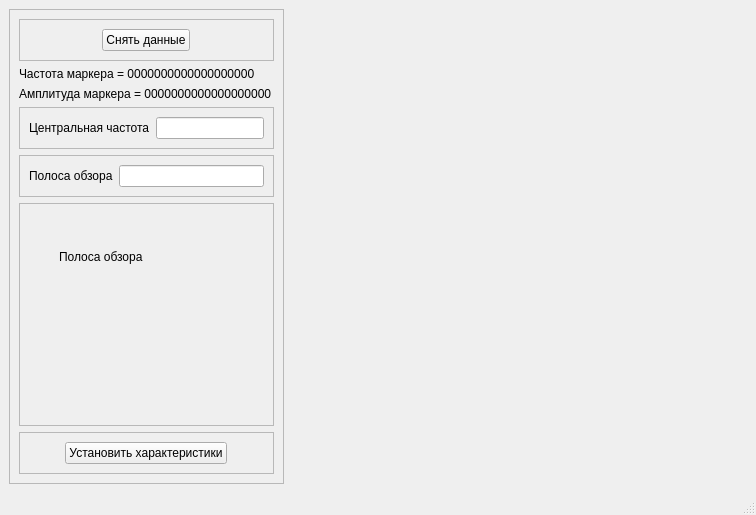
<?xml version="1.0" encoding="UTF-8"?>
<ui version="4.0">
 <class>MainWindow1</class>
 <widget class="QMainWindow" name="MainWindow1">
  <property name="geometry">
   <rect>
    <x>0</x>
    <y>0</y>
    <width>756</width>
    <height>515</height>
   </rect>
  </property>
  <property name="windowTitle">
   <string>Измерения</string>
  </property>
  <widget class="QWidget" name="centralwidget">
   <layout class="QHBoxLayout" name="horizontalLayout">
    <item>
     <widget class="QFrame" name="frame">
      <property name="sizePolicy">
       <sizepolicy hsizetype="Fixed" vsizetype="Preferred">
        <horstretch>100</horstretch>
        <verstretch>0</verstretch>
       </sizepolicy>
      </property>
      <property name="frameShape">
       <enum>QFrame::StyledPanel</enum>
      </property>
      <property name="frameShadow">
       <enum>QFrame::Raised</enum>
      </property>
      <layout class="QGridLayout" name="gridLayout">
       <item row="3" column="0">
        <widget class="QLabel" name="mark_freq">
         <property name="sizePolicy">
          <sizepolicy hsizetype="Preferred" vsizetype="Fixed">
           <horstretch>0</horstretch>
           <verstretch>0</verstretch>
          </sizepolicy>
         </property>
         <property name="text">
          <string>Частота маркера = 0000000000000000000</string>
         </property>
        </widget>
       </item>
       <item row="5" column="0">
        <widget class="QFrame" name="frame_2">
         <property name="sizePolicy">
          <sizepolicy hsizetype="Preferred" vsizetype="Fixed">
           <horstretch>0</horstretch>
           <verstretch>0</verstretch>
          </sizepolicy>
         </property>
         <property name="frameShape">
          <enum>QFrame::StyledPanel</enum>
         </property>
         <property name="frameShadow">
          <enum>QFrame::Raised</enum>
         </property>
         <layout class="QHBoxLayout" name="horizontalLayout_2">
          <item>
           <widget class="QLabel" name="label">
            <property name="text">
             <string>Центральная частота</string>
            </property>
           </widget>
          </item>
          <item>
           <widget class="QLineEdit" name="lineEdit"/>
          </item>
         </layout>
        </widget>
       </item>
       <item row="4" column="0">
        <widget class="QLabel" name="mark_amp">
         <property name="sizePolicy">
          <sizepolicy hsizetype="Preferred" vsizetype="Fixed">
           <horstretch>0</horstretch>
           <verstretch>0</verstretch>
          </sizepolicy>
         </property>
         <property name="text">
          <string>Амплитуда маркера = 0000000000000000000</string>
         </property>
        </widget>
       </item>
       <item row="6" column="0">
        <widget class="QFrame" name="frame_3">
         <property name="sizePolicy">
          <sizepolicy hsizetype="Preferred" vsizetype="Fixed">
           <horstretch>0</horstretch>
           <verstretch>0</verstretch>
          </sizepolicy>
         </property>
         <property name="frameShape">
          <enum>QFrame::StyledPanel</enum>
         </property>
         <property name="frameShadow">
          <enum>QFrame::Raised</enum>
         </property>
         <layout class="QHBoxLayout" name="horizontalLayout_3">
          <item>
           <widget class="QLabel" name="label_2">
            <property name="text">
             <string>Полоса обзора</string>
            </property>
           </widget>
          </item>
          <item>
           <widget class="QLineEdit" name="lineEdit_2"/>
          </item>
         </layout>
        </widget>
       </item>
       <item row="2" column="0">
        <widget class="QFrame" name="frame_5">
         <property name="sizePolicy">
          <sizepolicy hsizetype="Preferred" vsizetype="Fixed">
           <horstretch>0</horstretch>
           <verstretch>0</verstretch>
          </sizepolicy>
         </property>
         <property name="frameShape">
          <enum>QFrame::StyledPanel</enum>
         </property>
         <property name="frameShadow">
          <enum>QFrame::Raised</enum>
         </property>
         <layout class="QHBoxLayout" name="horizontalLayout_5">
          <item>
           <widget class="QPushButton" name="read_data_button">
            <property name="sizePolicy">
             <sizepolicy hsizetype="Fixed" vsizetype="Fixed">
              <horstretch>0</horstretch>
              <verstretch>0</verstretch>
             </sizepolicy>
            </property>
            <property name="text">
             <string>Снять данные</string>
            </property>
           </widget>
          </item>
         </layout>
        </widget>
       </item>
       <item row="8" column="0">
        <widget class="QFrame" name="frame_4">
         <property name="sizePolicy">
          <sizepolicy hsizetype="Preferred" vsizetype="Fixed">
           <horstretch>0</horstretch>
           <verstretch>0</verstretch>
          </sizepolicy>
         </property>
         <property name="frameShape">
          <enum>QFrame::StyledPanel</enum>
         </property>
         <property name="frameShadow">
          <enum>QFrame::Raised</enum>
         </property>
         <layout class="QHBoxLayout" name="horizontalLayout_4">
          <item>
           <widget class="QPushButton" name="pushButton">
            <property name="sizePolicy">
             <sizepolicy hsizetype="Fixed" vsizetype="Fixed">
              <horstretch>0</horstretch>
              <verstretch>0</verstretch>
             </sizepolicy>
            </property>
            <property name="text">
             <string>Установить характеристики</string>
            </property>
           </widget>
          </item>
         </layout>
        </widget>
       </item>
       <item row="7" column="0">
        <widget class="QFrame" name="frame_6">
         <property name="frameShape">
          <enum>QFrame::StyledPanel</enum>
         </property>
         <property name="frameShadow">
          <enum>QFrame::Raised</enum>
         </property>
         <widget class="QLabel" name="label_3">
          <property name="geometry">
           <rect>
            <x>40</x>
            <y>40</y>
            <width>104</width>
            <height>27</height>
           </rect>
          </property>
          <property name="text">
           <string>Полоса обзора</string>
          </property>
         </widget>
        </widget>
       </item>
      </layout>
     </widget>
    </item>
    <item>
     <widget class="MplCanvas" name="graph" native="true">
      <layout class="QVBoxLayout" name="verticalLayout"/>
     </widget>
    </item>
   </layout>
  </widget>
  <widget class="QMenuBar" name="menubar">
   <property name="geometry">
    <rect>
     <x>0</x>
     <y>0</y>
     <width>756</width>
     <height>24</height>
    </rect>
   </property>
  </widget>
  <widget class="QStatusBar" name="statusbar"/>
 </widget>
 <customwidgets>
  <customwidget>
   <class>MplCanvas</class>
   <extends>QWidget</extends>
   <header>MplCanvas</header>
   <container>1</container>
  </customwidget>
 </customwidgets>
 <resources/>
 <connections/>
</ui>
